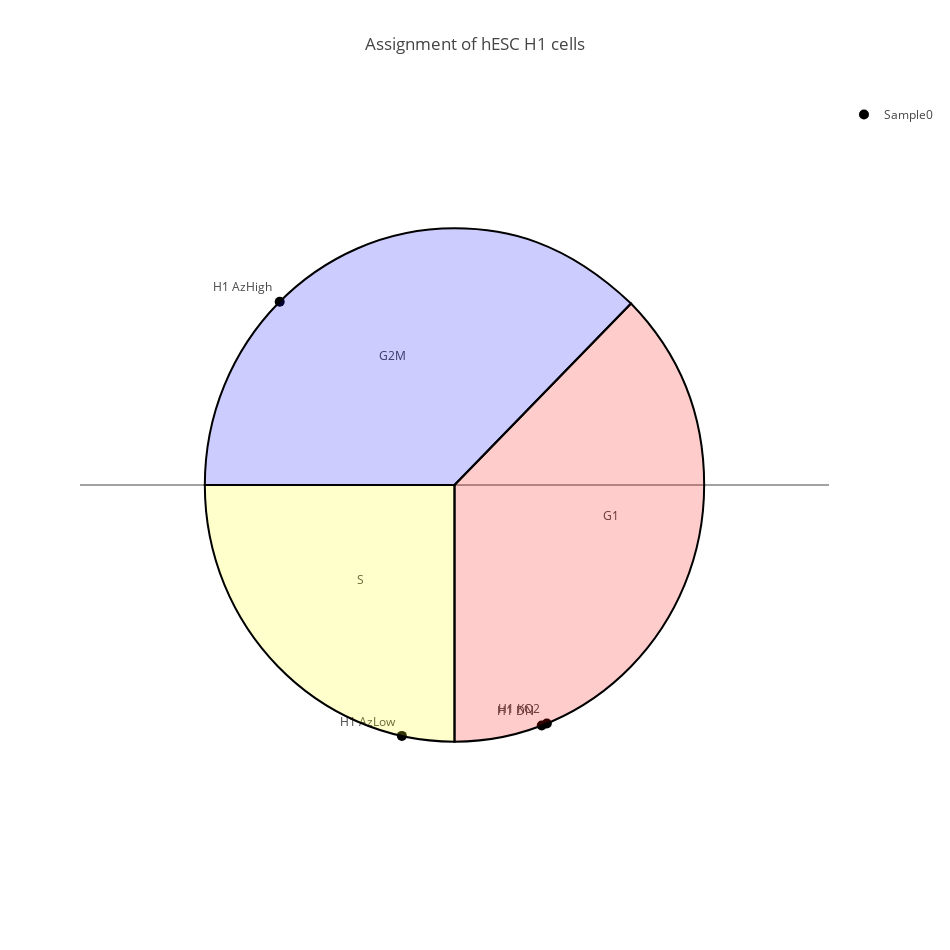

The notebook cell saved with this chart:
### Code cell
sample1_g1 = [GSE53481_prediction_table.iloc[i, 0] for i in range (0,4)]
sample1_s = [GSE53481_prediction_table.iloc[i, 2] for i in range (0,4)]
sample1_g2m = [GSE53481_prediction_table.iloc[i, 1] for i in range (0,4)]
plot = helper.get_prediction_plot(sample1_g1, sample1_s, sample1_g2m, t="pie", xaxis=['DN', 'KO2', 'AzLow', 'AzHigh'], xaxislbl="H1", title="Assignment of hESC H1 cells",width=950,height=950)
iplot(plot)

### Figure 1 — Plotly figure (JSON) as saved in the notebook; plotly's stock layout.template omitted (floating-point values rounded to 4 significant figures)
{"data": [{"marker": {"color": "black", "size": 10, "symbol": "circle"}, "mode": "markers+text", "name": "Sample0", "text": ["H1 DN", "H1 KO2", "H1 AzLow", "H1 AzHigh"], "textfont": {"size": 12}, "textposition": "top left", "type": "scatter", "x": [0.3493, 0.3699, -0.2109, -0.7001], "y": [-0.937, -0.9291, -0.9775, 0.7141]}, {"hoverinfo": "none", "mode": "text", "showlegend": false, "text": ["G1", "G2M", "S"], "type": "scatter", "x": [0.625, -0.25, -0.375], "y": [-0.125, 0.5, -0.375]}], "layout": {"height": 950, "shapes": [{"fillcolor": "rgba(255,0,0,0.2)", "path": " M 0,0 L0,-1 C 0.552,-1 1,-0.552 1,0 C 1,0.15 0.972,0.442 0.707,0.707 Z", "type": "path"}, {"fillcolor": "rgba(255,255,0,0.2)", "path": " M 0,0 L-1,0 C -1,-0.552 -0.552,-1 0,-1 Z", "type": "path"}, {"fillcolor": "rgba(0,0,255,0.2)", "path": " M 0,0 L0.707,0.707 C 0.442,0.952 0.205,1 0,1 C -0.552,1 -1,0.552 -1,0 Z", "type": "path"}], "title": "Assignment of hESC H1 cells", "width": 950, "xaxis": {"range": [-1.5, 1.5], "showgrid": false, "showline": false, "showticklabels": false, "zeroline": false}, "yaxis": {"range": [-1.5, 1.5], "showgrid": false, "showline": false, "showticklabels": false}}}
